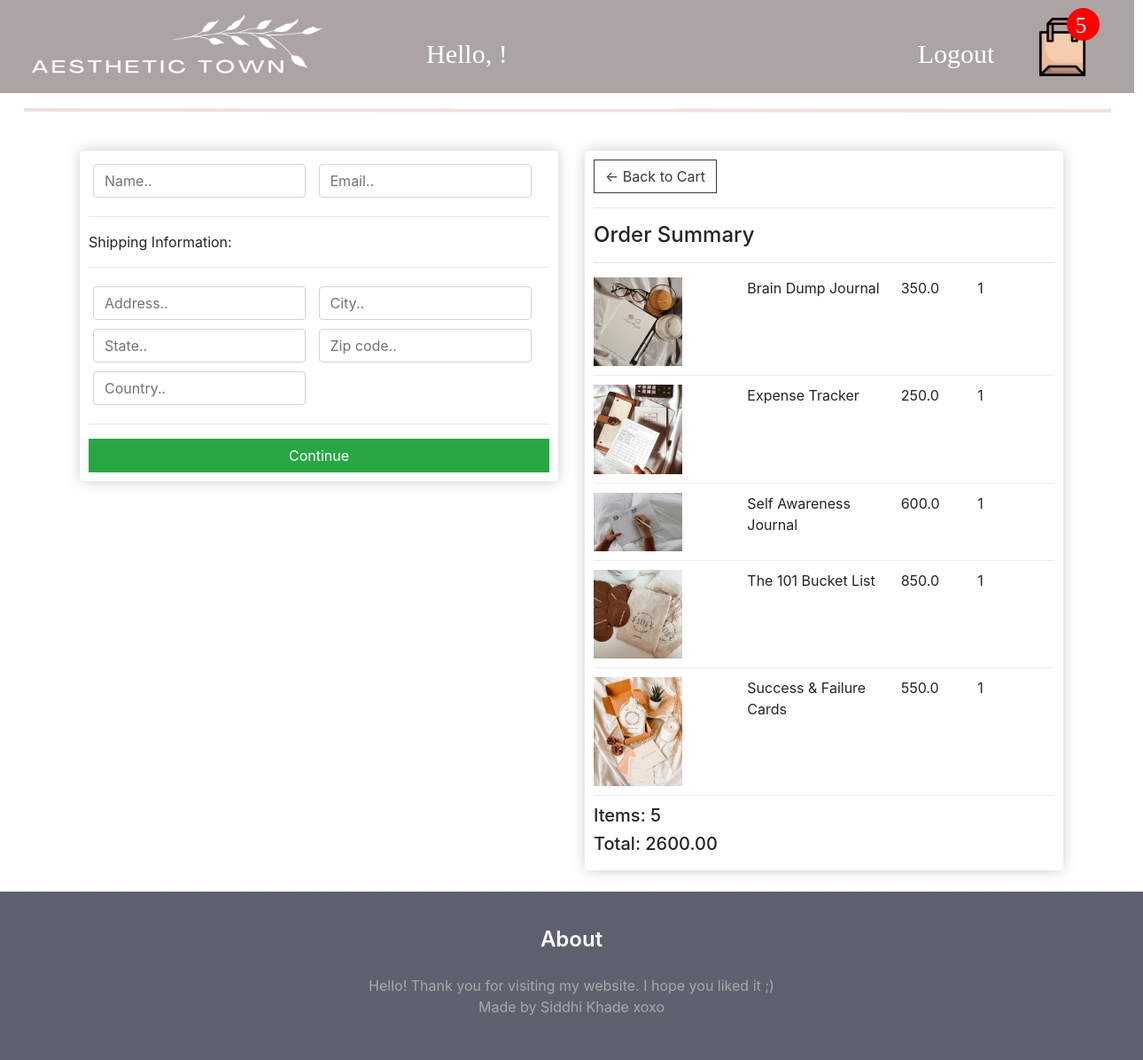
Page /checkout/test7/ on the committed database.
### store/models.py (models this page shows, shortened)
class OrderItem(models.Model):
    product = models.ForeignKey(Product, on_delete=models.SET_NULL, null=True)
    order = models.ForeignKey(Order, on_delete=models.SET_NULL, null=True)
    quantity = models.IntegerField(default=0, null=True, blank=True)
    date_added = models.DateTimeField(auto_now_add=True)
    @property
    def get_total(self):
        total = self.product.price * self.quantity
        return total

class Product(models.Model):
    name = models.CharField(max_length=200)
    description = models.CharField(max_length=200, default="")
    price = models.FloatField()
    digital = models.BooleanField(default=False, null=True, blank=False)
    image = models.ImageField(null=True, blank=True)
    @property
    def imageURL(self):
        try:
            url = self.image.url
        except:
            url = ''
        return url

class Order(models.Model):
    customer = models.ForeignKey(User, on_delete=models.SET_NULL, null=True, blank=True)
    date_ordered = models.DateTimeField(auto_now_add=True)
    complete = models.BooleanField(default=False)
    transaction_id = models.CharField(max_length=100, null=True)
    @property
    def shipping(self):
        shipping = False
        orderitems = self.orderitem_set.all()
        for i in orderitems:
            if i.product.digital == False:
                shipping = True
        return shipping
    @property
    def get_cart_total(self):
        orderitems = self.orderitem_set.all()
        total = sum([item.get_total for item in orderitems])
        return total
    @property
    def get_cart_items(self):
        orderitems = self.orderitem_set.all()
        total = sum([item.quantity for item in orderitems])
        return total

### store/views.py (the view)
# urls.py: path('checkout/<str:username>/',views.checkout,name='checkout'),
def checkout(request,username):
    user = User.objects.get(username=username)
    if user.is_authenticated:
        order, created = Order.objects.get_or_create(customer=user, complete=False)
        items = order.orderitem_set.all()
        cartItems = order.get_cart_items
    else:
        items = []
        order = {'get_cart_total':0, 'get_cart_items':0, 'shipping': False}
        cartItems = order['get_cart_items']
    context={'items': items, 'order': order, 'cartItems':cartItems}
    return render(request,'store/checkout.html',context)

### store/templates/store/checkout.html (shortened to what this page needs)
{% extends 'store/mainstore.html' %}
{% load static %}
{% block content %}
<div class="row">
    <div class="col-lg-6">
        <div class="box-element" id="form-wrapper">
            <form id="form">
                <div id="user-info">
                    <div class="form-field">
                        <input required class="form-control" type="text" name="name" placeholder="Name..">
                    </div>
                    <div class="form-field">
                        <input required class="form-control" type="email" name="email" placeholder="Email..">
                    </div>
                </div>
                <div id="shipping-info">
                    <hr>
                    <p>Shipping Information:</p>
                    <hr>
                    <div class="form-field">
                        <input class="form-control" type="text" name="address" placeholder="Address..">
                    </div>
                    <div class="form-field">
                        <input class="form-control" type="text" name="city" placeholder="City..">
                    </div>
                    <div class="form-field">
                        <input class="form-control" type="text" name="state" placeholder="State..">
                    </div>
                    <div class="form-field">
                        <input class="form-control" type="text" name="zipcode" placeholder="Zip code..">
                    </div>
                    <div class="form-field">
                        <input class="form-control" type="text" name="country" placeholder="Country..">
                    </div>
                </div>
                <hr>
                <input id="form-button" class="btn btn-success btn-block" type="submit" value="Continue">
            </form>
        </div>
        <br>
    </div>
    <div class="col-lg-6">
        <div class="box-element">
            <a  class="btn btn-outline-dark" href="{% url 'cart' username=user.username %}">&#x2190; Back to Cart</a>
            <hr>
            <h4>Order Summary</h4>
            <hr>
            {% for item in items %}
            <div class="cart-row">
                <div style="flex:2"><img class="row-image" src="{{item.product.imageURL}}"></div>
                <div style="flex:2"><p>{{item.product.name}}</p></div>
                <div style="flex:1"><p>{{item.product.price}}</p></div>
                <div style="flex:1"><p>{{item.quantity}}</p></div>
            </div>
            {% endfor %}
            <h5>Items:   {{order.get_cart_items}}</h5>
            <h5>Total:   {{order.get_cart_total|floatformat:2}}</h5>
        </div>
    </div>
</div>
{% endblock content %}

### static/CSS/store.css (style rules this page uses)
:root { --web-view-ids: Aesthetic_Town; }
* { margin: 0; padding: 0; box-sizing: border-box; border: none; }
.btn { border-radius: 0; }
.row-image { width: 100px; }
.cart-row { display: flex; align-items: flex-stretch; padding-bottom: 10px; margin-bottom: 10px; border-bottom: 1px solid #ececec; }
.col-lg-4, .col-lg-6, .col-lg-8, .col-lg-12 { margin-top: 50px; }
.box-element { box-shadow:hsl(0, 0%, 80%) 0 0 16px; background-color: #fff; border-radius: 4px; padding: 10px; }
.form-field { width:250px; display: inline-block; padding: 5px; }

### rows in the picture
OrderItem: product.imageURL (picture), product.name "Brain Dump Journal", product.price "350.0", quantity "1"
OrderItem: product.imageURL (picture), product.name "Expense Tracker", product.price "250.0", quantity "1"
OrderItem: product.imageURL (picture), product.name "Self Awareness Journal", product.price "600.0", quantity "1"
OrderItem: product.imageURL (picture), product.name "The 101 Bucket List", product.price "850.0", quantity "1"
OrderItem: product.imageURL (picture), product.name "Success & Failure Cards", product.price "550.0", quantity "1"
Order: get_cart_items "5", get_cart_total "2600.00"

### other values in the picture
{{ cartItems }} "5"
